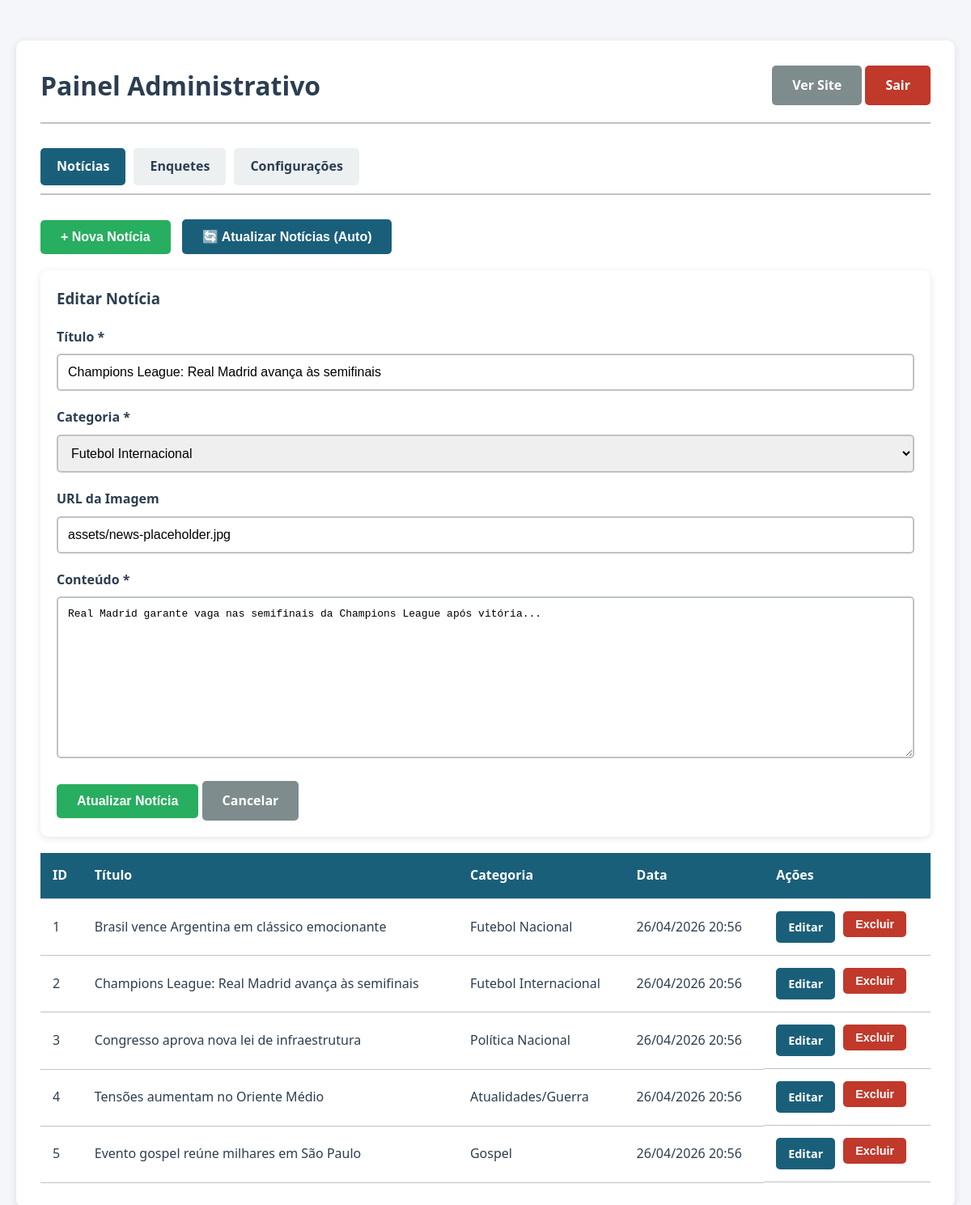
/admin.php?tab=noticias&editar_noticia=2 (signed in), run on the app's committed database.
### tables this page shows
CREATE TABLE noticias (
            id INTEGER PRIMARY KEY AUTOINCREMENT,
            titulo TEXT NOT NULL,
            slug TEXT UNIQUE NOT NULL,
            conteudo TEXT NOT NULL,
            imagem TEXT,
            categoria TEXT NOT NULL,
            data_publicacao DATETIME DEFAULT CURRENT_TIMESTAMP,
            created_at DATETIME DEFAULT CURRENT_TIMESTAMP,
            updated_at DATETIME DEFAULT CURRENT_TIMESTAMP
        );

### functions.php (called while the page is built, shortened)
<?php
function getCategories(): array {
    return [
        'gerais' => 'Gerais',
        'nacionais' => 'Nacionais',
        'internacionais' => 'Internacionais',
        'esportes-futebol-nacional' => 'Futebol Nacional',
        'esportes-futebol-internacional' => 'Futebol Internacional',
        'politica-nacional' => 'Política Nacional',
        'politica-internacional' => 'Política Internacional',
        'gospel' => 'Gospel',
        'atualidades-guerra' => 'Atualidades/Guerra'
    ];
}
function e(string $string): string {
    return htmlspecialchars($string, ENT_QUOTES, 'UTF-8');
}
function formatarData(string $data): string {
    $datetime = new DateTime($data);
    return $datetime->format('d/m/Y H:i');
}

### admin.php (the view, shortened to what this page needs)
<?php
require_once __DIR__ . '/functions.php';
$loginError = '';
$isLoggedIn = isset($_SESSION['logged_in']) && $_SESSION['logged_in'] === true;
if ($isLoggedIn) {
    $pdo = getDbConnection();
}
$noticias = [];
$categories = getCategories();
if ($isLoggedIn) {
    $noticias = $pdo->query("SELECT * FROM noticias ORDER BY data_publicacao DESC")->fetchAll();
    $editNoticia = null;
    if (isset($_GET['editar_noticia'])) {
        $id = filter_input(INPUT_GET, 'editar_noticia', FILTER_VALIDATE_INT);
        if ($id) {
            $stmt = $pdo->prepare("SELECT * FROM noticias WHERE id = :id");
            $stmt->bindValue(':id', $id, PDO::PARAM_INT);
            $stmt->execute();
            $editNoticia = $stmt->fetch();
        }
    }
}
$activeTab = $_GET['tab'] ?? 'noticias';
?>
<!DOCTYPE html>
<html lang="pt-BR">
<head>
    <link rel="stylesheet" href="style.css">
</head>
<body>
    <?php if (!$isLoggedIn): ?>
        <div class="admin-container">
            <div class="admin-panel" style="max-width: 400px; margin: 100px auto;">
                <h2 class="text-center mb-2">Login Administrativo</h2>
                <?php if ($loginError): ?>
                    <div class="message message-error"><?= e($loginError) ?></div>
                <?php endif; ?>
                <form method="POST">
                    <input type="hidden" name="action" value="login">
                    <div class="form-group">
                        <label>Usuário</label>
                        <input type="text" name="username" required autofocus>
                    </div>
                    <div class="form-group">
                        <label>Senha</label>
                        <input type="password" name="password" required>
                    </div>
                    <button type="submit" class="btn" style="width: 100%;">Entrar</button>
                </form>
                <p class="text-center mt-2"><a href="/">← Voltar ao site</a></p>
            </div>
        </div>
    <?php else: ?>
        <div class="admin-container">
            <div class="admin-panel">
                <div class="admin-header">
                    <h1>Painel Administrativo</h1>
                    <div>
                        <a href="/" class="btn btn-secondary" target="_blank">Ver Site</a>
                        <a href="?logout=1" class="btn btn-danger">Sair</a>
                    </div>
                </div>
                <div class="admin-tabs">
                    <a href="?tab=noticias" class="admin-tab <?= $activeTab === 'noticias' ? 'active' : '' ?>">Notícias</a>
                    <a href="?tab=enquetes" class="admin-tab <?= $activeTab === 'enquetes' ? 'active' : '' ?>">Enquetes</a>
                    <a href="?tab=configuracoes" class="admin-tab <?= $activeTab === 'configuracoes' ? 'active' : '' ?>">Configurações</a>
                </div>
                <?php if ($activeTab === 'noticias'): ?>
                    <div class="mb-2">
                        <button onclick="document.getElementById('form-noticia').style.display='block'" class="btn btn-success">
                            + Nova Notícia
                        </button>
                        <form method="POST" class="inline-block" style="display: inline; margin-left: 10px;">
                            <button type="submit" class="btn">🔄 Atualizar Notícias (Auto)</button>
                        </form>
                    </div>
                    <div id="form-noticia" style="display: <?= $editNoticia ? 'block' : 'none' ?>;" class="mt-2 mb-2">
                        <div class="sidebar-widget">
                            <h3><?= $editNoticia ? 'Editar' : 'Nova' ?> Notícia</h3>
                            <form method="POST" class="mt-2">
                                <div class="form-group">
                                    <label>Título *</label>
                                    <input type="text" name="titulo" value="<?= e($editNoticia['titulo'] ?? '') ?>" required>
                                </div>
                                <div class="form-group">
                                    <label>Categoria *</label>
                                    <select name="categoria" required>
                                        <?php foreach ($categories as $key => $name): ?>
                                            <option value="<?= $key ?>" <?= ($editNoticia['categoria'] ?? '') === $key ? 'selected' : '' ?>>
                                                <?= e($name) ?>
                                            </option>
                                        <?php endforeach; ?>
                                    </select>
                                </div>
                                <div class="form-group">
                                    <label>URL da Imagem</label>
                                    <input type="url" name="imagem" value="<?= e($editNoticia['imagem'] ?? '') ?>" placeholder="https://exemplo.com/imagem.jpg">
                                </div>
                                <div class="form-group">
                                    <label>Conteúdo *</label>
                                    <textarea name="conteudo" rows="10" required><?= e($editNoticia['conteudo'] ?? '') ?></textarea>
                                </div>
                                <button type="submit" class="btn btn-success"><?= $editNoticia ? 'Atualizar' : 'Criar' ?> Notícia</button>
                                <?php if ($editNoticia): ?>
                                    <a href="admin.php?tab=noticias" class="btn btn-secondary">Cancelar</a>
                                <?php endif; ?>
                            </form>
                        </div>
                    </div>
                    <table class="admin-table">
                        <thead>
                            <tr>
                                <th>ID</th>
                                <th>Título</th>
                                <th>Categoria</th>
                                <th>Data</th>
                                <th>Ações</th>
                            </tr>
                        </thead>
                        <tbody>
                            <?php foreach ($noticias as $n): ?>
                                <tr>
                                    <td><?= $n['id'] ?></td>
                                    <td><a href="/noticia/<?= e($n['slug']) ?>" target="_blank"><?= e($n['titulo']) ?></a></td>
                                    <td><?= e($categories[$n['categoria']] ?? $n['categoria']) ?></td>
                                    <td><?= formatarData($n['data_publicacao']) ?></td>
                                    <td class="admin-actions">
                                        <a href="?tab=noticias&editar_noticia=<?= $n['id'] ?>" class="btn">Editar</a>
                                        <form method="POST" style="display: inline;" onsubmit="return confirm('Tem certeza?')">
                                            <button type="submit" class="btn btn-danger">Excluir</button>
                                        </form>
                                    </td>
                                </tr>
                            <?php endforeach; ?>
                        </tbody>
                    </table>
                <?php endif; ?>
            </div>
        </div>
    <?php endif; ?>
</body>
</html>

### style.css (style rules this page uses)
:root { --primary-color: #1a5f7a; --secondary-color: #c0392b; --accent-color: #e67e22; --text-dark: #2c3e50; --text-light: #7f8c8d; --bg-light: #ecf0f1; --white: #ffffff; --border-color: #bdc3c7; --shadow: 0 2px 10px rgba(0,0,0,0.1); --shadow-hover: 0 5px 20px rgba(0,0,0,0.15); }
* { margin: 0; padding: 0; box-sizing: border-box; }
body { font-family: 'Segoe UI', Tahoma, Geneva, Verdana, sans-serif; line-height: 1.6; color: var(--text-dark); background-color: var(--bg-light); }
a { text-decoration: none; color: inherit; transition: color 0.3s ease; }
.sidebar-widget { background: var(--white); border-radius: 10px; padding: 20px; box-shadow: var(--shadow); }
.admin-panel { background: var(--white); border-radius: 10px; padding: 30px; box-shadow: var(--shadow); margin: 30px auto; }
.admin-header { display: flex; justify-content: space-between; align-items: center; margin-bottom: 30px; padding-bottom: 20px; border-bottom: 2px solid var(--border-color); }
.admin-tabs { display: flex; gap: 10px; margin-bottom: 30px; border-bottom: 2px solid var(--border-color); padding-bottom: 10px; }
.admin-tab { padding: 10px 20px; background: var(--bg-light); border: none; border-radius: 5px; cursor: pointer; font-weight: 600; transition: all 0.3s ease; }
.admin-tab:hover, .admin-tab.active { background: var(--primary-color); color: var(--white); }
.form-group { margin-bottom: 20px; }
.form-group label { display: block; margin-bottom: 8px; font-weight: 600; color: var(--text-dark); }
.form-group input[type="text"], .form-group input[type="email"], .form-group input[type="password"], .form-group input[type="url"], .form-group textarea, .form-group select { width: 100%; padding: 12px; border: 2px solid var(--border-color); border-radius: 5px; font-size: 1em; transition: border-color 0.3s ease; }
.form-group textarea { min-height: 200px; resize: vertical; }
.btn { display: inline-block; padding: 12px 25px; background: var(--primary-color); color: var(--white); border: none; border-radius: 5px; cursor: pointer; font-size: 1em; font-weight: 600; transition: all 0.3s ease; }
.btn-secondary { background: var(--text-light); }
.btn-danger { background: var(--secondary-color); }
.btn-success { background: #27ae60; }
.admin-table { width: 100%; border-collapse: collapse; margin-top: 20px; }
.admin-table th, .admin-table td { padding: 15px; text-align: left; border-bottom: 1px solid var(--border-color); }
.admin-table th { background: var(--primary-color); color: var(--white); font-weight: 600; }
.admin-actions { display: flex; gap: 10px; }
.admin-actions .btn { padding: 8px 15px; font-size: 0.9em; }
.mt-2 { margin-top: 20px; }
.mb-2 { margin-bottom: 20px; }

### admin.php (style rules this page uses)
body { background: #f5f6fa; }
.admin-container { max-width: 1200px; margin: 0 auto; padding: 20px; }

### data on the page
noticias: titulo "Champions League: Real Madrid avança às semifinais", categoria "Futebol Internacional", imagem "assets/news-placeholder.jpg", conteudo "Real Madrid garante vaga nas semifinais da Champions League após vitória...", id "2", data_publicacao "26/04/2026 20:56"
noticias: id "1", titulo "Brasil vence Argentina em clássico emocionante", categoria "Futebol Nacional", data_publicacao "26/04/2026 20:56"
noticias: id "3", titulo "Congresso aprova nova lei de infraestrutura", categoria "Política Nacional", data_publicacao "26/04/2026 20:56"
noticias: id "4", titulo "Tensões aumentam no Oriente Médio", categoria "Atualidades/Guerra", data_publicacao "26/04/2026 20:56"
noticias: id "5", titulo "Evento gospel reúne milhares em São Paulo", categoria "Gospel", data_publicacao "26/04/2026 20:56"
